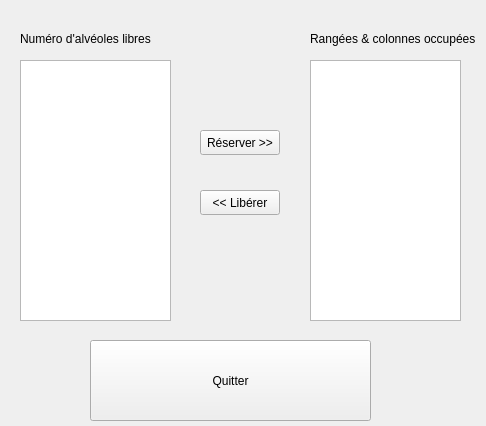
<?xml version="1.0" encoding="UTF-8"?>
<ui version="4.0">
 <class>TestAlveolesLibres</class>
 <widget class="QWidget" name="TestAlveolesLibres">
  <property name="geometry">
   <rect>
    <x>0</x>
    <y>0</y>
    <width>486</width>
    <height>426</height>
   </rect>
  </property>
  <property name="windowTitle">
   <string>TestAlveolesLibres</string>
  </property>
  <widget class="QPushButton" name="pushButtonQuitter">
   <property name="geometry">
    <rect>
     <x>90</x>
     <y>340</y>
     <width>281</width>
     <height>81</height>
    </rect>
   </property>
   <property name="text">
    <string>Quitter</string>
   </property>
  </widget>
  <widget class="QPushButton" name="pushButtonReserver">
   <property name="geometry">
    <rect>
     <x>200</x>
     <y>130</y>
     <width>80</width>
     <height>25</height>
    </rect>
   </property>
   <property name="text">
    <string>Réserver &gt;&gt;</string>
   </property>
  </widget>
  <widget class="QPushButton" name="pushButtonLiberer">
   <property name="geometry">
    <rect>
     <x>200</x>
     <y>190</y>
     <width>80</width>
     <height>25</height>
    </rect>
   </property>
   <property name="text">
    <string>&lt;&lt; Libérer</string>
   </property>
  </widget>
  <widget class="QLabel" name="label">
   <property name="geometry">
    <rect>
     <x>20</x>
     <y>30</y>
     <width>151</width>
     <height>17</height>
    </rect>
   </property>
   <property name="text">
    <string>Numéro d'alvéoles libres</string>
   </property>
  </widget>
  <widget class="QListWidget" name="listWidgetRangeeColonnesOccup">
   <property name="geometry">
    <rect>
     <x>310</x>
     <y>60</y>
     <width>151</width>
     <height>261</height>
    </rect>
   </property>
  </widget>
  <widget class="QListWidget" name="listWidgetNumAlveolesLibres">
   <property name="geometry">
    <rect>
     <x>20</x>
     <y>60</y>
     <width>151</width>
     <height>261</height>
    </rect>
   </property>
  </widget>
  <widget class="QLabel" name="label_2">
   <property name="geometry">
    <rect>
     <x>310</x>
     <y>30</y>
     <width>171</width>
     <height>17</height>
    </rect>
   </property>
   <property name="text">
    <string>Rangées &amp; colonnes occupées</string>
   </property>
  </widget>
 </widget>
 <layoutdefault spacing="6" margin="11"/>
 <resources/>
 <connections>
  <connection>
   <sender>pushButtonQuitter</sender>
   <signal>clicked()</signal>
   <receiver>TestAlveolesLibres</receiver>
   <slot>close()</slot>
   <hints>
    <hint type="sourcelabel">
     <x>319</x>
     <y>381</y>
    </hint>
    <hint type="destinationlabel">
     <x>429</x>
     <y>385</y>
    </hint>
   </hints>
  </connection>
 </connections>
</ui>
